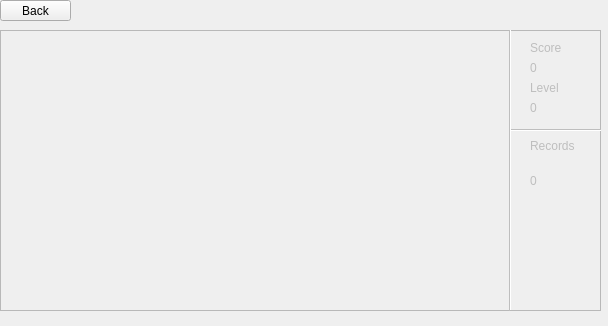
<?xml version="1.0" encoding="UTF-8"?>
<ui version="4.0">
 <class>SnakeWidget</class>
 <widget class="QWidget" name="SnakeWidget">
  <property name="geometry">
   <rect>
    <x>0</x>
    <y>0</y>
    <width>608</width>
    <height>326</height>
   </rect>
  </property>
  <property name="windowTitle">
   <string>Form</string>
  </property>
  <widget class="QFrame" name="background">
   <property name="enabled">
    <bool>false</bool>
   </property>
   <property name="geometry">
    <rect>
     <x>0</x>
     <y>30</y>
     <width>601</width>
     <height>281</height>
    </rect>
   </property>
   <property name="focusPolicy">
    <enum>Qt::NoFocus</enum>
   </property>
   <property name="toolTipDuration">
    <number>0</number>
   </property>
   <property name="autoFillBackground">
    <bool>false</bool>
   </property>
   <property name="frameShape">
    <enum>QFrame::StyledPanel</enum>
   </property>
   <property name="frameShadow">
    <enum>QFrame::Plain</enum>
   </property>
   <property name="midLineWidth">
    <number>0</number>
   </property>
   <widget class="QLabel" name="high_score_label">
    <property name="geometry">
     <rect>
      <x>530</x>
      <y>140</y>
      <width>61</width>
      <height>21</height>
     </rect>
    </property>
    <property name="text">
     <string>0</string>
    </property>
   </widget>
   <widget class="QLabel" name="label_7">
    <property name="geometry">
     <rect>
      <x>530</x>
      <y>100</y>
      <width>71</width>
      <height>31</height>
     </rect>
    </property>
    <property name="text">
     <string>Records</string>
    </property>
   </widget>
   <widget class="Line" name="line_4">
    <property name="geometry">
     <rect>
      <x>510</x>
      <y>90</y>
      <width>131</width>
      <height>20</height>
     </rect>
    </property>
    <property name="orientation">
     <enum>Qt::Horizontal</enum>
    </property>
   </widget>
   <widget class="QLabel" name="label_9">
    <property name="geometry">
     <rect>
      <x>530</x>
      <y>10</y>
      <width>49</width>
      <height>16</height>
     </rect>
    </property>
    <property name="text">
     <string>Score</string>
    </property>
   </widget>
   <widget class="QLabel" name="score_label">
    <property name="geometry">
     <rect>
      <x>530</x>
      <y>30</y>
      <width>49</width>
      <height>16</height>
     </rect>
    </property>
    <property name="text">
     <string>0</string>
    </property>
   </widget>
   <widget class="QWidget" name="FieldWidget" native="true">
    <property name="enabled">
     <bool>false</bool>
    </property>
    <property name="geometry">
     <rect>
      <x>16</x>
      <y>11</y>
      <width>491</width>
      <height>264</height>
     </rect>
    </property>
    <property name="sizeIncrement">
     <size>
      <width>0</width>
      <height>0</height>
     </size>
    </property>
    <property name="baseSize">
     <size>
      <width>0</width>
      <height>0</height>
     </size>
    </property>
    <property name="focusPolicy">
     <enum>Qt::StrongFocus</enum>
    </property>
    <property name="contextMenuPolicy">
     <enum>Qt::NoContextMenu</enum>
    </property>
    <property name="toolTipDuration">
     <number>0</number>
    </property>
   </widget>
   <widget class="QLabel" name="label">
    <property name="geometry">
     <rect>
      <x>530</x>
      <y>50</y>
      <width>49</width>
      <height>16</height>
     </rect>
    </property>
    <property name="text">
     <string>Level</string>
    </property>
   </widget>
   <widget class="QLabel" name="level_label">
    <property name="geometry">
     <rect>
      <x>530</x>
      <y>70</y>
      <width>49</width>
      <height>16</height>
     </rect>
    </property>
    <property name="text">
     <string>0</string>
    </property>
   </widget>
   <widget class="Line" name="line">
    <property name="geometry">
     <rect>
      <x>490</x>
      <y>-10</y>
      <width>41</width>
      <height>291</height>
     </rect>
    </property>
    <property name="orientation">
     <enum>Qt::Vertical</enum>
    </property>
   </widget>
  </widget>
  <widget class="QPushButton" name="backButton">
   <property name="geometry">
    <rect>
     <x>0</x>
     <y>0</y>
     <width>71</width>
     <height>21</height>
    </rect>
   </property>
   <property name="text">
    <string>Back</string>
   </property>
  </widget>
 </widget>
 <resources/>
 <connections/>
</ui>
